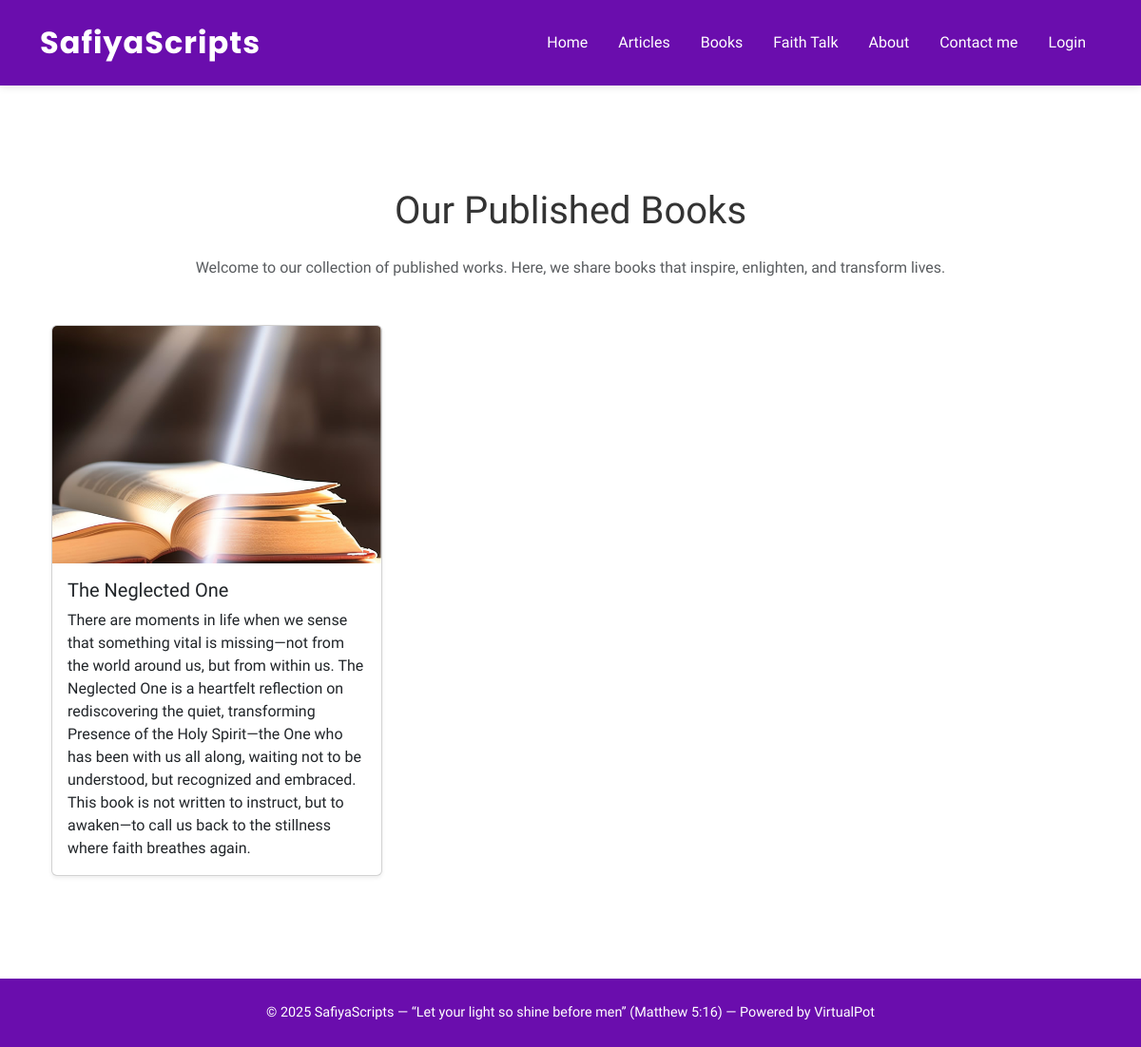
The page /books/ on the database its author committed.
### books/models.py (models this page shows, shortened)
class Book(models.Model):
    title = models.CharField(max_length=200)
    description = models.TextField()
    cover_image = models.ImageField(upload_to='book_covers/')
    published_at = models.DateTimeField(auto_now_add=True)

### books/views.py (the view)
def book_list(request):
    books = Book.objects.all().order_by('-published_at')
    return render(request, 'books/book_list.html', {'books': books})

### templates/books/book_list.html (shortened to what this page needs)
{% extends 'base.html' %}
{% load static %}
{% block content %}
<div class="container py-5">
  <h1 class="text-center mb-4">Our Published Books</h1>
  <p class="text-center text-muted mb-5">
    Welcome to our collection of published works. Here, we share books that inspire, enlighten, and transform lives.
  </p>
  <div class="row g-4">
    {% for book in books %}
      <div class="col-md-4">
        <div class="card shadow-sm h-100">
          {% if book.cover_image %}
            <img src="{{ book.cover_image.url }}" class="card-img-top" alt="{{ book.title }}" style="height: 250px; object-fit: cover;">
          {% endif %}
          <div class="card-body">
            <h5 class="card-title">{{ book.title }}</h5>
            <p class="card-text">{{ book.description|truncatewords:400 }}</p>
          </div>
        </div>
      </div>
    {% empty %}
      <p class="text-center">No books published yet.</p>
    {% endfor %}
  </div>
</div>
{% endblock %}

### templates/base.html (style rules this page uses)
body { background-color: #ffffff; font-family: 'Raleway', sans-serif; color: #333; min-height: 100vh; display: flex; flex-direction: column; }

### rows shown on the page
Book: cover_image (picture), title "The Neglected One", description "There are moments in life when we sense that something vital is missing—not from the world around us, but from within us. The Neglected One is a heartfelt reflection on rediscovering the quiet, transforming Presence of the Holy Spirit—the One who has been with us all along, waiting not to be understood, but recognized and embraced. This book is not written to instruct, but to awaken—to call us back to the stillness where faith breathes again."
